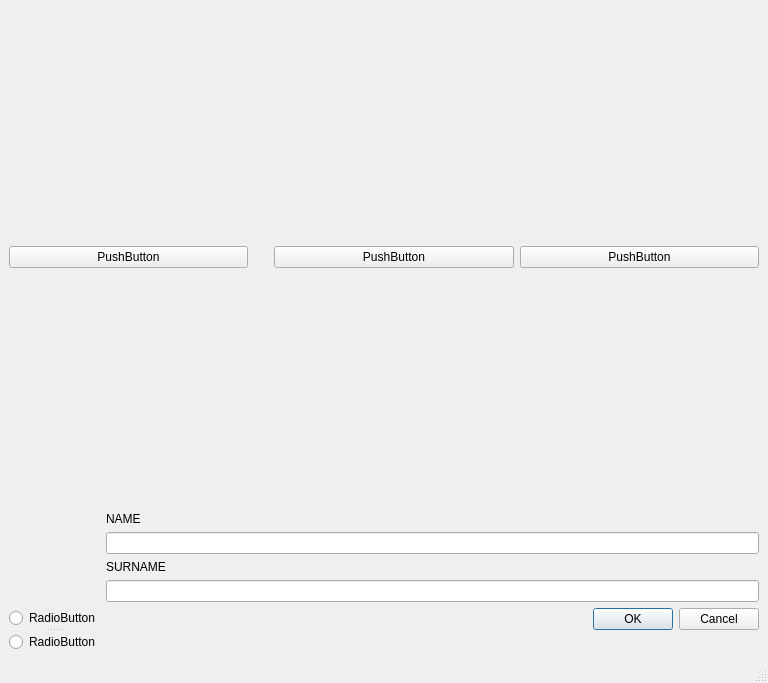
<?xml version="1.0" encoding="UTF-8"?>
<ui version="4.0">
 <class>MainWindow</class>
 <widget class="QMainWindow" name="MainWindow">
  <property name="geometry">
   <rect>
    <x>0</x>
    <y>0</y>
    <width>768</width>
    <height>683</height>
   </rect>
  </property>
  <property name="windowTitle">
   <string>MainWindow</string>
  </property>
  <widget class="QWidget" name="centralwidget">
   <layout class="QFormLayout" name="formLayout">
    <item row="0" column="0" colspan="2">
     <layout class="QHBoxLayout" name="horizontalLayout">
      <item>
       <widget class="QPushButton" name="pushButton_3">
        <property name="text">
         <string>PushButton</string>
        </property>
       </widget>
      </item>
      <item>
       <spacer name="verticalSpacer">
        <property name="orientation">
         <enum>Qt::Vertical</enum>
        </property>
        <property name="sizeHint" stdset="0">
         <size>
          <width>20</width>
          <height>40</height>
         </size>
        </property>
       </spacer>
      </item>
      <item>
       <widget class="QPushButton" name="pushButton">
        <property name="text">
         <string>PushButton</string>
        </property>
       </widget>
      </item>
      <item>
       <widget class="QPushButton" name="pushButton_2">
        <property name="text">
         <string>PushButton</string>
        </property>
       </widget>
      </item>
     </layout>
    </item>
    <item row="2" column="1">
     <widget class="QLabel" name="label">
      <property name="text">
       <string>NAME</string>
      </property>
     </widget>
    </item>
    <item row="3" column="1">
     <widget class="QLineEdit" name="lineEdit"/>
    </item>
    <item row="4" column="1">
     <widget class="QLabel" name="label_2">
      <property name="text">
       <string>SURNAME</string>
      </property>
     </widget>
    </item>
    <item row="5" column="1">
     <widget class="QLineEdit" name="lineEdit_2"/>
    </item>
    <item row="6" column="0">
     <widget class="QSplitter" name="splitter">
      <property name="orientation">
       <enum>Qt::Vertical</enum>
      </property>
      <widget class="QRadioButton" name="radioButton_2">
       <property name="text">
        <string>RadioButton</string>
       </property>
      </widget>
      <widget class="QRadioButton" name="radioButton">
       <property name="text">
        <string>RadioButton</string>
       </property>
      </widget>
     </widget>
    </item>
    <item row="6" column="1">
     <widget class="QDialogButtonBox" name="buttonBox">
      <property name="standardButtons">
       <set>QDialogButtonBox::Cancel|QDialogButtonBox::Ok</set>
      </property>
     </widget>
    </item>
   </layout>
  </widget>
  <widget class="QMenuBar" name="menubar">
   <property name="geometry">
    <rect>
     <x>0</x>
     <y>0</y>
     <width>768</width>
     <height>26</height>
    </rect>
   </property>
  </widget>
  <widget class="QStatusBar" name="statusbar"/>
 </widget>
 <resources/>
 <connections/>
</ui>
